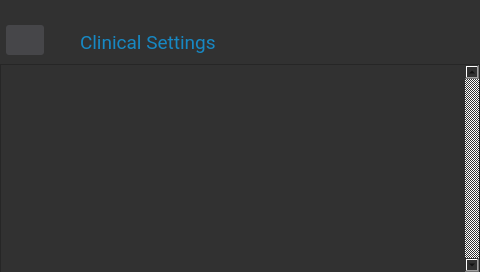
<?xml version="1.0" encoding="UTF-8"?>
<ui version="4.0">
 <class>SettingsWindowClinical</class>
 <widget class="QDialog" name="SettingsWindowClinical">
  <property name="geometry">
   <rect>
    <x>0</x>
    <y>0</y>
    <width>480</width>
    <height>272</height>
   </rect>
  </property>
  <property name="windowTitle">
   <string>Dialog</string>
  </property>
  <property name="styleSheet">
   <string notr="true">background-color: rgb(49, 49, 49);</string>
  </property>
  <widget class="QPushButton" name="homeSettings">
   <property name="geometry">
    <rect>
     <x>6</x>
     <y>25</y>
     <width>38</width>
     <height>30</height>
    </rect>
   </property>
   <property name="focusPolicy">
    <enum>Qt::NoFocus</enum>
   </property>
   <property name="styleSheet">
    <string notr="true">border:none;
border-radius:3px;
background-color: rgb(70, 70, 73);</string>
   </property>
   <property name="text">
    <string/>
   </property>
   <property name="icon">
    <iconset resource="../rsc/resource.qrc">
     <normaloff>:/icons/home.png</normaloff>:/icons/home.png</iconset>
   </property>
  </widget>
  <widget class="QScrollArea" name="scrollAreaSettings">
   <property name="geometry">
    <rect>
     <x>0</x>
     <y>64</y>
     <width>480</width>
     <height>209</height>
    </rect>
   </property>
   <property name="styleSheet">
    <string notr="true"> QScrollBar:vertical {
     border: none;
     width: 5px;
 }
 QScrollBar::handle:vertical {
     background:#1788c3;
     min-height: 20px;
 }
 QScrollBar::up-arrow:vertical, QScrollBar::down-arrow:vertical {
     border: 2px #1788c3;
     width: 5px;
     height: 5px;
     background: #1788c3;
 }</string>
   </property>
   <property name="verticalScrollBarPolicy">
    <enum>Qt::ScrollBarAlwaysOn</enum>
   </property>
   <property name="widgetResizable">
    <bool>true</bool>
   </property>
   <widget class="QWidget" name="scrollAreaWidgetContentsSettings">
    <property name="geometry">
     <rect>
      <x>0</x>
      <y>0</y>
      <width>464</width>
      <height>207</height>
     </rect>
    </property>
    <widget class="QWidget" name="verticalLayoutWidget">
     <property name="geometry">
      <rect>
       <x>9</x>
       <y>9</y>
       <width>461</width>
       <height>201</height>
      </rect>
     </property>
     <layout class="QVBoxLayout" name="verticalLayoutSettings">
      <property name="leftMargin">
       <number>60</number>
      </property>
      <property name="topMargin">
       <number>5</number>
      </property>
      <property name="rightMargin">
       <number>60</number>
      </property>
      <property name="bottomMargin">
       <number>5</number>
      </property>
     </layout>
    </widget>
   </widget>
  </widget>
  <widget class="QLabel" name="titleSettings">
   <property name="geometry">
    <rect>
     <x>80</x>
     <y>30</y>
     <width>171</width>
     <height>25</height>
    </rect>
   </property>
   <property name="font">
    <font>
     <family>Roboto</family>
     <pointsize>14</pointsize>
    </font>
   </property>
   <property name="styleSheet">
    <string notr="true">color:#1788c3
</string>
   </property>
   <property name="text">
    <string>Clinical Settings</string>
   </property>
  </widget>
 </widget>
 <resources>
  <include location="../rsc/resource.qrc"/>
 </resources>
 <connections/>
</ui>
